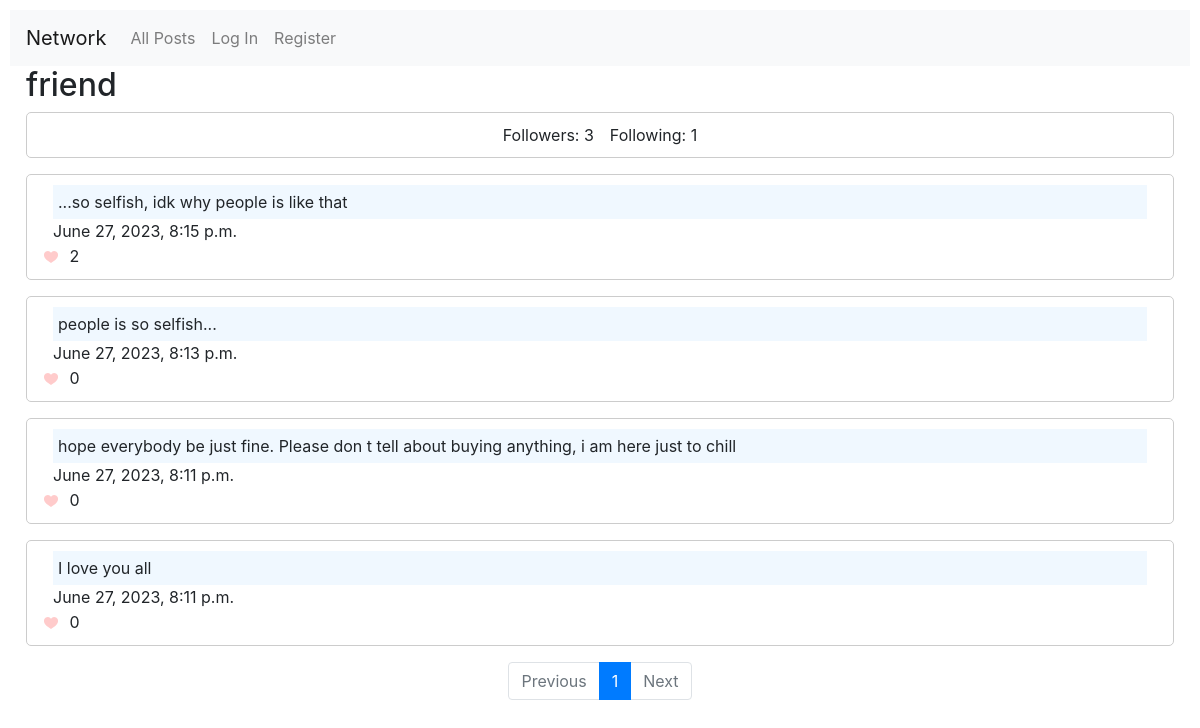
Screenshot of /profile/friend with the database file from the repository.
### network/models.py (models this page shows)
class User(AbstractUser):
    pass

class Post(models.Model):
    user = models.ForeignKey(
        User, on_delete=models.CASCADE, default=None, related_name="post"
    )
    created_at = models.DateTimeField(default=timezone.now)
    text = models.TextField(default="")
    likes = models.ManyToManyField(User, related_name="likes")

### network/views.py (the view)
# urls.py: path("profile/<str:username>", views.profile, name="profile"),
def profile(request, username):
    profile_user = User.objects.get(username=username)
    followers = profile_user.following.count()
    followings = profile_user.followers.count()
    posts = Post.objects.filter(user=profile_user).order_by("-created_at")
    is_following = False
    if request.user.is_authenticated:
        profile, created = Profile.objects.get_or_create(user=request.user)
        is_following = profile.following.filter(id=profile_user.id).exists()
    paginator = Paginator(posts, 10)
    page_number = request.GET.get("page")
    page_obj = paginator.get_page(page_number)
    return render(
        request,
        "network/profile.html",
        {
            "profile_user": profile_user,
            "followers": followers,
            "followings": followings,
            "page_obj": page_obj,
            "is_following": is_following,
        },
    )

### network/templates/network/profile.html (shortened to what this page needs)
{% extends "network/layout.html" %}
{% block body %}
<h2 class="ml-3">{{profile_user.username}}</h2>
<div>
    <div class="new-post">
        <div class="d-flex align-items-center flex-column">
            <div class="d-flex">
                <p class="mr-3">Followers: {{followers}}</p>
                <p>Following: {{followings}} </p>
            </div>
        </div>
    </div>
    {% if page_obj %}
    {% for post in page_obj%}
    <div class="card-body new-post mt-3">
        <p class="card-text ml-3 mr-3 text">{{post.text}}</p>
        <p class="card-text ml-3">{{post.created_at}}</p>
        <div>
            <button class="like-button" data-post-id="{{ post.id }}">
            </button>
            <span id="likes-{{ post.id }}">{{ post.likes.count }}</span>
        </div>
    </div>
    {% endfor %}
    {% else %}
    <div class="card-body new-post mt-3">
        <p class="alert alert-warning ml-3 mr-3 mt-3">User: <b>{{profile_user.username}}</b> has no post yet...</p>
    </div>
    {% endif %}
    {% include 'network/pagination.html' %}
</div>
{% endblock %}

### network/static/network/styles.css (style rules this page uses)
:root { --blue-main-color: #007bff; }
body { padding: 10px; }
.new-post { border: 1px solid #ccc; padding: 10px; margin: 0 1rem; border-radius: 5px; }
p { margin-bottom: 0; }
.card-text.text { background-color: aliceblue; padding: 5px 5px; }
.like-button { background-color: transparent; border: none; cursor: pointer; }

### rows the page displays
User: username "friend"
Post: text "...so selfish, idk why people is like that", created_at "June 27, 2023, 8:15 p.m.", likes.count "2"
Post: text "people is so selfish...", created_at "June 27, 2023, 8:13 p.m.", likes.count "0"
Post: text "hope everybody be just fine. Please don t tell about buying anything, i am here just to chill", created_at "June 27, 2023, 8:11 p.m.", likes.count "0"
Post: text "I love you all", created_at "June 27, 2023, 8:11 p.m.", likes.count "0"

### other values shown
{{ followers }} "3"
{{ followings }} "1"
{{ i }} "1"
